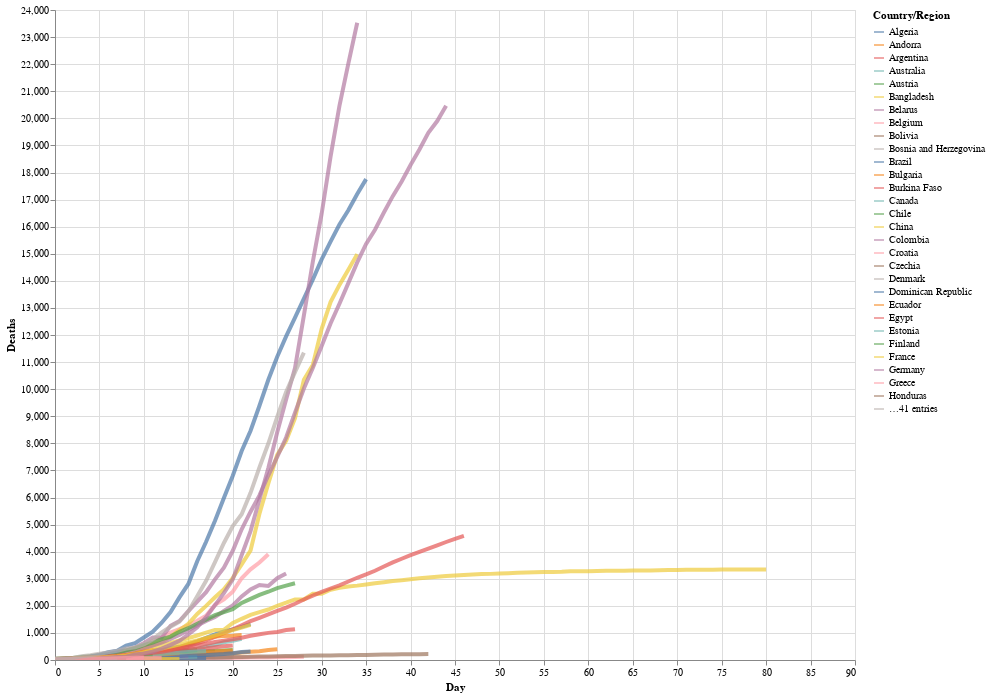

Notebook code for this chart:
### Markdown cell above
We can now customize the code to thicken the line width, to alter the opacity, and to make the chart larger:

### Code cell
# altair plot 
alt.Chart(deaths_long).mark_line(strokeWidth=4, opacity=0.7).encode(
    x='Day',
    y='Deaths',
    color='Country/Region'
).properties(
    width=800,
    height=650
).interactive()

### Figure 1 — Vega-Lite specification as saved in the notebook (floating-point values rounded to 4 significant figures; data arrays with more than 128 entries replaced by an {"elided": "..."} marker saying what was removed)
{"config": {"view": {"continuousWidth": 400, "continuousHeight": 300}}, "data": {"name": "data-5a4f50d62866261aa918d2b8eb801ffb"}, "mark": {"type": "line", "opacity": 0.7, "strokeWidth": 4}, "encoding": {"color": {"type": "nominal", "field": "Country/Region"}, "x": {"type": "quantitative", "field": "Day"}, "y": {"type": "quantitative", "field": "Deaths"}}, "height": 650, "selection": {"selector001": {"type": "interval", "bind": "scales", "encodings": ["x", "y"]}}, "width": 800, "$schema": "https://vega.github.io/schema/vega-lite/v4.8.1.json", "datasets": {"data-5a4f50d62866261aa918d2b8eb801ffb": {"elided": "5810 records"}}}
